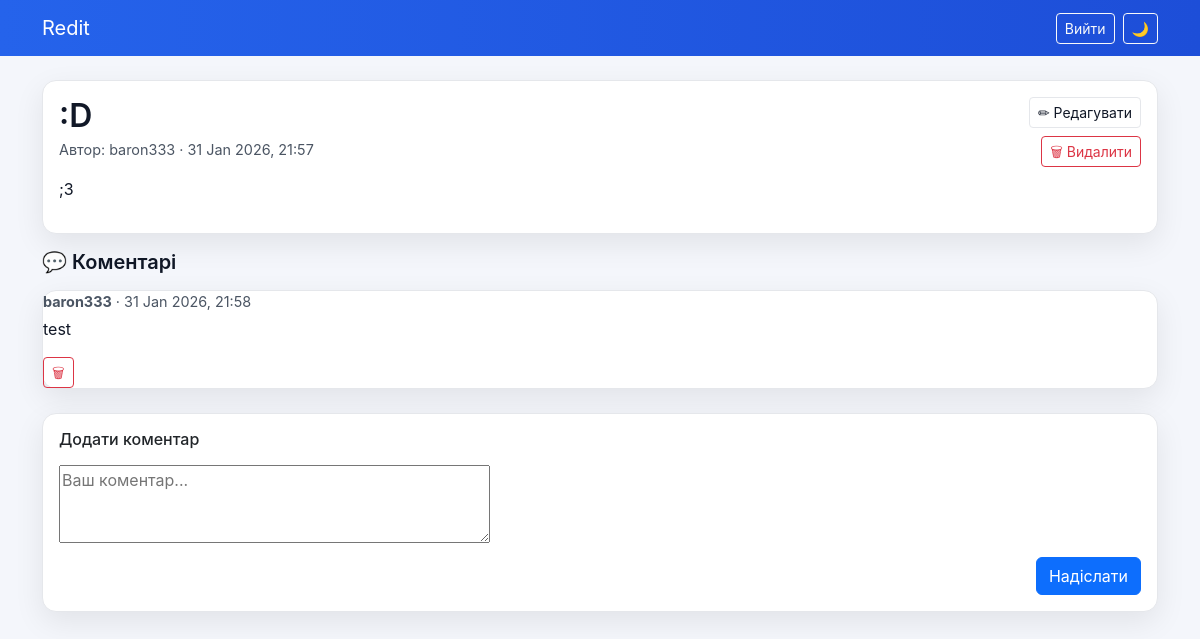
Page /task/5/ (signed in) on the committed database.
### comments/models.py (models this page shows, shortened)
class Announcement(models.Model):
    title = models.CharField(max_length=100)
    content = models.TextField()
    author = models.ForeignKey(User, on_delete=models.SET_NULL, null=True)
    created_at = models.DateTimeField(auto_now_add=True)
    updated_at = models.DateTimeField(auto_now=True)
    class Meta:
        ordering = ['-created_at']

class Comment(models.Model):
    post = models.ForeignKey(Announcement, on_delete=models.CASCADE, related_name='comments', verbose_name='Завдання')
    author = models.ForeignKey(User, on_delete=models.CASCADE, related_name='comments', verbose_name="Автор")
    text = models.TextField(verbose_name="Текст коментаря")
    created_at = models.DateTimeField(auto_now_add=True)
    updated_at = models.DateTimeField(auto_now=True)
    class Meta:
        ordering = ['created_at']

### comments/views.py (the view, shortened to what this page needs)
# urls.py: path('task/<int:pk>/', PostDetailView.as_view(), name='post_detail'),
class PostDetailView(LoginRequiredMixin, DetailView, FormMixin):
    model = Announcement
    template_name = 'post_detail.html'
    form_class = CommentForm
    def get_context_data(self, **kwargs):
        context = super().get_context_data(**kwargs)
        context['comment_form'] = self.get_form()
        context['comments'] = self.object.comments.all()
        return context

### comments/forms.py
class CommentForm(forms.ModelForm):
    class Meta:
        model = Comment
        fields = ['text']
        widgets = {'text': forms.Textarea(attrs={'rows':3,'placeholder': "Ваш коментар..."})}

### comments/templates/post_detail.html (shortened to what this page needs)
{% extends 'base.html' %}
{% block content %}
<div class="card p-3 mb-3">
    <div class="d-flex justify-content-between">
        <div>
            <h2 class="mb-1">{{ object.title }}</h2>
            <div class="small-muted mb-3">Автор: {{ object.author }} · {{ object.created_at|date:"j M Y, H:i" }}</div>
            <p class="mb-0">{{ object.content|linebreaks }}</p>
        </div>
        <div class="text-end">
            {% if user == object.author %}
                <a class="btn btn-sm btn-outline-secondary mb-2" href="{% url 'post_update' object.pk %}">✏ Редагувати</a><br>
                <a class="btn btn-sm btn-outline-danger" href="{% url 'post_delete' object.pk %}">🗑 Видалити</a>
            {% endif %}
        </div>
    </div>
</div>
<div class="mb-4">
    <h5 class="mb-3">💬 Коментарі</h5>
    {% for comment in comments %}
    <div class="card mb-2 comment-card d-flex justify-content-between">
        <div>
            <div class="small-muted"><strong>{{ comment.author }}</strong> · <span class="small-muted">{{ comment.created_at|date:"j M Y, H:i" }}</span></div>
            <p class="mb-1">{{ comment.text|linebreaks }}</p>
        </div>
        <div class="align-self-start">
            {% if user == comment.author %}
                <a href="{% url 'comment_delete' comment.pk %}" class="btn btn-sm btn-outline-danger">🗑</a>
            {% endif %}
        </div>
    </div>
    {% empty %}
    <div class="card p-3 small-muted">Коментарів ще немає. Будь першим!</div>
    {% endfor %}
</div>
<div class="card p-3">
    <h6 class="mb-3">Додати коментар</h6>
    <form method="post">
        <div class="mb-2">
            {{ comment_form.text }}
        </div>
        <div class="d-flex justify-content-end">
            <button class="btn btn-primary">Надіслати</button>
        </div>
    </form>
</div>
{% endblock %}

### comments/templates/base.html (style rules this page uses)
:root { --brand: #2563eb; --radius: 14px; --bg: #f4f6fb; --card: #ffffff; --text: #111827; --muted: #4b5563; --border: #e5e7eb; }
body { background: var(--bg); color: var(--text); font-family: Inter, system-ui, sans-serif; transition: background .25s, color .25s; }
.card { background: var(--card); border-radius: var(--radius); border: 1px solid var(--border); box-shadow: 0 10px 30px rgba(0,0,0,.08); }
h1, h2, h3, h4, h5 { color: var(--text); font-weight: 600; }
p, li, span, label { color: var(--text); }
.text-muted, .small-muted { color: var(--muted) !important; font-size: 0.9rem; }
a { color: var(--brand); text-decoration: none; }
.btn-outline-secondary { color: var(--text); border-color: var(--border); }

### rows in the picture
Announcement: title ":D", author "baron333", created_at "31 Jan 2026, 21:57", content ";3"
Comment: author "baron333", created_at "31 Jan 2026, 21:58", text "test"
